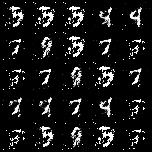
#> input picture src/images/100800.png, 152 x 152 px; its folder holds only this picture in this run
$ jupyter execute Denoising.ipynb   (shell and % lines are left out)
#> lines starting #> are read from the running program, lines starting #| are printed output that depends on the picture; after the words box and inside, x2 and y2 are one past the last pixel; in counts of white or black regions, pixels touching at a corner belong together
[cell 1]
import os, cv2
import matplotlib.pyplot as plt
import numpy as np

[cell 2]
file_list = os.listdir("../src/images/")
latest_num = sorted(list(map(lambda f: int(f.split('.')[0]), file_list)))[-1]
latest_file = str(latest_num)+".png"
latest_file

[cell 3]
img = cv2.imread("../src/images/"+latest_file)
#> img is the input picture: shape (152, 152, 3); min 0, max 255, mean 25.1
print(img.shape)
#| (152, 152, 3)
plt.imshow(img)

[cell 4]
kernel = np.ones((2, 2), np.uint8)
img = cv2.erode(img, kernel, iterations=1)
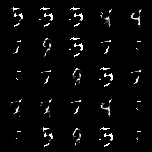
#> img: shape (152, 152, 3); min 0, max 255, mean 8.2
img = cv2.dilate(img, kernel, iterations=1)
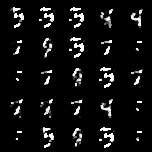
#> img: shape (152, 152, 3); min 0, max 255, mean 16.7
plt.imshow(img)

[cell 5]
kernel = np.array([[-1,-1,-1], [-1,9,-1], [-1,-1,-1]])
img = cv2.filter2D(img, -1, kernel)
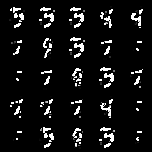
#> img: shape (152, 152, 3); min 0, max 255, mean 18.4
plt.axis('off')
plt.imshow(img)

[cell 6]
img = cv2.imread("vae.png")
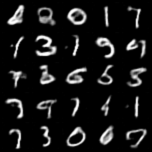
#> input picture notebooks/vae.png, 152 x 152 px
#> img is the input picture: shape (152, 152, 3); min 0, max 255, mean 24.7
plt.imshow(img)

[cell 7]
t, sharp = cv2.threshold(img,127,255,cv2.THRESH_BINARY)
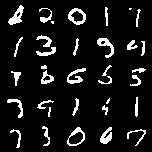
#> sharp: shape (152, 152, 3); 9.3% white; 34 white regions (3 under 20 px), largest, box (x1, y1, x2, y2) and area: (8, 5, 24, 25) 146, (68, 8, 86, 25) 143, (97, 38, 114, 58) 132
plt.imshow(sharp)

[cell 8]
kernel = np.array([[-1,-1,-1], [-1,9,-1], [-1,-1,-1]])
img = cv2.filter2D(img, -1, kernel)
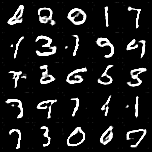
#> img: shape (152, 152, 3); min 0, max 255, mean 27.9
plt.axis('off')
plt.imshow(img)
